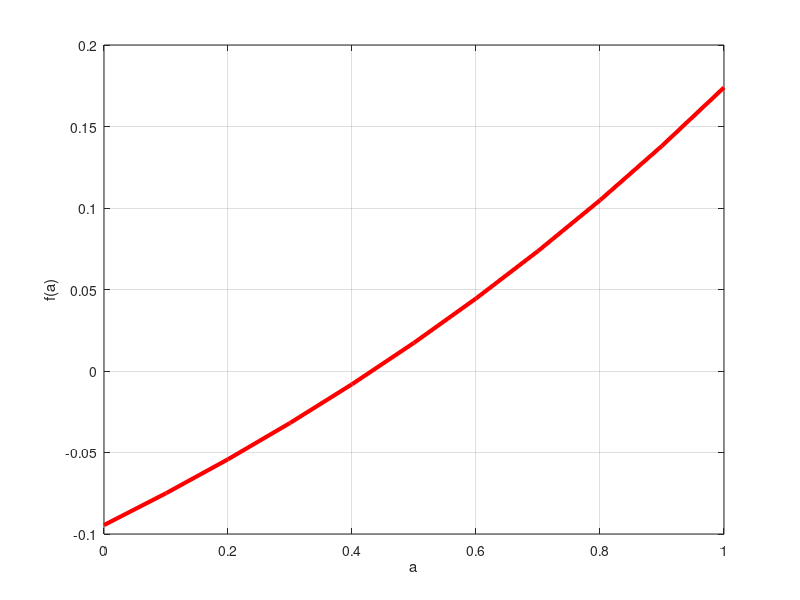

This chart was generated by the following MATLAB code: (Note: this script raises an error after producing the figure.)
%% 1.uzdevums
clc, clear all, format longG
integ = @(a,x) exp(a .* x) ./ (x + 2);
for a=1:11
    a_adj = (a - 1) / 10;
    fun= @(x) integ(a_adj, x);
    int_val(a) = integral(fun, 0, 1) - 0.5;   
end
a_pr=0:0.1:1;
plot(a_pr,int_val,'r','LineWidth',3)
xlabel('a'),ylabel('f(a)'),grid on

a_xn(1, :) = [0.4 0.5];
for i=1:2
    fun = @(x) integ(a_xn(i),x);
    f(i) = integral(fun, 0, 1) - 0.5;
end

k = 1;
delta = 1;
while (delta > 0.0001)

    k1=k+1;
    i=k+2;

    a_xn(i) = a_xn(k1) - f(k1) * (a_xn(k1) - a_xn(k)) / (f(k1) - f(k));
    fun = @(x) integ(a_xn(i), x);
    f(i) = integral(fun, 0, 1) - 0.5; 
    
    M_pr(k,1)=a_xn(i);
    M_pr(k,2)=f(i);

    k = k + 1;

    delta = abs(a_xn(i) - a_xn(k1));
end

disp('Atbilde: ')
disp([' a = ',num2str(M_pr(k - 1, 1), 8)])
%% 2.uzdevums
clc, clear all,format longG
f1 = @(x1,x2) x1 .^ 3 + x2 .^ 3 - 1;
f2 = @(x1,x2) sin(x1 + 0.4) - x2 - 0.2;

fimplicit(f1,[-5 5 -5 5],'r','LineWidth',3)
hold on
fimplicit(f2,[-5 5 -5 5],'b','LineWidth',3)
hold off
grid on,xlabel('x1'),ylabel('x2')

%% 
syms x1 x2

xapp= [ 0.8 0.7 ];
xapp_pr=xapp;
xpr=[x1 x2];

% funkcijas
fun=[ x1 ^ 3 + x2 ^ 3 - 1, sin(x1 + 0.4) - x2 - 0.2 ];
% parciālie atvasinājumi
fun_pr=[diff(fun(1),xpr(1)) diff(fun(1),xpr(2))
        diff(fun(2),xpr(1)) diff(fun(2),xpr(2))];

epsi=10^(-4);
k=0; 
sol_norm=1;
while sol_norm > epsi
    for i=1:2
        B(i,1)=-double(subs(fun(i),xpr,xapp));
        for j=1:2      
            A(i,j)=double(subs(fun_pr(i,j),xpr,xapp));
        end
    end
    xdelta=A\B; xapp=xapp+xdelta';
    c=double(subs(fun,xpr,xapp));
    sol_norm=norm(c);
    k=k+1;
    M_pr(k,1:2)=xapp(1:2); 
    M_pr(k,3)=sol_norm; 
end

% turpinâjums
disp(['saknes tuvinājumi: ', num2str(xapp_pr(1:2))])
disp('            x1                       x2                  kļūdas norma')
disp(M_pr)

% turpinâjums
disp(['Atbilde :'])
disp([' x1 = ',num2str(M_pr(k,1),5),',  x2 = ',num2str(M_pr(k,2),5)])
format

%% 3.uzdevums

K = 200;
N = 100;
x0 = 0.9;
rs = [ 0.5 1.9 2.3 2.6 3 ];

% x(j) = x_prev * exp(r * (1 - x_prev) / K) - izskatās kļūda formulā
for i = 1:length(rs)
    r = rs(i);
    
    x = ones(1, N) * x0;

    for j = 2:N
        x_prev = x(j-1);
        x(j) = x_prev * exp(r * (1 - x_prev) / K);
    end
    
    figure
    plot(x)
    title([ 'x pie r = ' num2str(r) ])
end
% secinājums: jo lielāks r, jo izteiktāks (bet joprojām neliels) izliekums

% ja būtu x_prev / K, nevis (1 - x_prev) / K, kā Ricker model formulā
for i = 1:length(rs)
    r = rs(i);
    
    x = ones(1, N) * x0;

    for j = 2:N
        x_prev = x(j-1);
        x(j) = x_prev * exp(r * (1 - x_prev) / K);
    end
    
    figure
    plot(x)
    title([ 'x pie r = ' num2str(r) ])
end

% secinājumi:
% sākotnējā r izvēle ļoti krasi maina x uzvedību:
% pie r = 0.5 - funkcija sasniedz K vērtību, vizuāli līdzīga loģistiskajai
% līknei
% pie r = 1.9 - svārstības ap K vērtību, kas norimst
% pie r = 2.3 - nerimstošanas svārstības starp diviem stāvokļiem, ~ K +- 125
% pie r = 2.6 nerimstošas svārstības starp 4 stāvokļiem, K +- 125, K +- 175
% pie r = 3 nerimstošas svārstības starp vairākiem stāvokļiem, virspusēji
% izskatās, ka tie atkārtojas, līdzīgi kā pie iepriekšējām r vērtībām

%% 4.uzdevums
clc, clear all
% 1.punkts
% V_t+1 = 0.998 * V_t + 0.45 * S1_t
% S1_t+1 = 0.002 * V_t + 0.1 * S1_t
% S2_t+1 = 0.45 * S1_t + 1 * S2_t
A = [ 0.998 0.45 0; 0.002 0.1 0; 0 0.45 1 ];

% 2.punkts
n0 = [ 100 0 0 ]';
n_t = n0;
for i=1:100
    n_t = A * n_t;
    if i == 10 || i == 50 || i == 100
        disp(['Pēc ' num2str(i) ' gadiem:'])
        disp(n_t)
    end
end
% 3.punkts
[P, D] = eig(A);
c = P \ n0;

for i = 1:3
    disp (['c_' num2str(i) ' = ' num2str(c(i))])
    disp (['V_' num2str(i) ' = '])
    disp (P(:, i))
    disp (['mu_' num2str(i) ' = ' num2str(D(i, i))])
end
% ja t tiecas uz bezgalību, (mu_1 ^ t) tiecas
% uz 1, pārējie tiecas uz 0 (mu_2, mu_3 < 1), attiecīgi sadalījumu nosaka
% pirmais saskaitāmais, sadalījums tiecas uz c_1 * V_1 - visi cilvēki stāvoklī S2

%% 4.punkts

% V_t+1 = 0.998 * V_t + 0.65 * S1_t
% S1_t+1 = 0.002 * V_t + 0.1 * S2_t
% S2_t+1 = 0.35 * S1_t + 0.9 * S2_t
A = [ 0.998 0.65 0; 0.002 0 0.1; 0 0.35 0.9 ];

n0 = [ 100 0 0 ]';
n_t = n0;
for i=1:100
    n_t = A * n_t;
    if i == 10 || i == 50 || i == 100
        disp(['Pēc ' num2str(i) ' gadiem:'])
        disp(n_t)
    end
end
% 3.punkts
[P, D] = eig(A);
c = P \ n0;

for i = 1:3
    disp (['c_' num2str(i) ' = ' num2str(c(i))])
    disp (['V_' num2str(i) ' = '])
    disp (P(:, i))
    disp (['mu_' num2str(i) ' = ' num2str(D(i, i))])
end
% ja t tiecas uz bezgalību: 
% mu_1 < 1, 1. saskaitamais tiecas uz 0
% mu_2 = 1, mu_2 ^ t būs 1
% mu_3 < 1, 3.saskaitāmais tiecas uz 0
% tātad sadalījums tiecas uz c_2 * V_2
disp('c_2 * V_2 = ')
disp(c(2) * P(:, 2))

%% 5.uzdevums 
clc, clear all
% a) ja vilku nav:
% V = 0
% dT/ dt = 2*T * (1 - 0.0001 * T) - 0.01 * T * 0
% tātad T turpinās pieaugt līdz (1 - 0.0001 * T) kļūs 0 vai negatīvs -
% sasniegs 10000 trušu un pieaugums apstāsies

% b)
syms T V t

T_0 = 1000;
V_0 = 200;

dT = 2 * T * (1 - 0.0001 * T) - 0.01 * T * V;
dV = -0.5 * V + 0.0001 * T * V;
dT_b = subs(subs(dT, T, T_0), V, V_0);
dV_b = subs(subs(dV, T, T_0), V, V_0);

[X,Y] = meshgrid(800:50:1200,0:50:400);

U_mesh = 2 * X * (1 - 0.0001 * X) - 0.01 * X * Y;
V_mesh = -0.5 * X + 0.0001 * X * Y;

quiver(X, Y, U_mesh, V_mesh, 1)
title('Fāzes diagramma ap sākuma stāvokli')
% secinājums - sākuma nosacījuma tuvumā abas populācijas samazinās

% c)
n = 50;
Tv = ones(1, n) * T_0;
Vv = ones(1, n) * V_0;

for i = 2:n
   T_prev = Tv(1, i - 1);
   V_prev = Vv(1, i - 1);
   deltaT = subs(subs(dT, T, T_prev), V, V_prev);
   deltaV = subs(subs(dV, T, T_prev), V, V_prev);
   Tv(i) = T_prev + deltaT;
   Vv(i) = V_prev + deltaV;
end

figure
plot(Vv)
grid on,xlabel('t'),ylabel('V')
title('Vilku skaits')
figure
plot(Tv)
grid on,xlabel('t'),ylabel('T')
title('Trušu skaits')

% d)
% vilku skaits samazinās un trušu skaits eksplozīvi pieaug līdz palikuši
% ~27 vilki un 8500 truši - pēc tam populācijas līdzsvarojas pie 100
% vilkiem un 5000 trušiem

